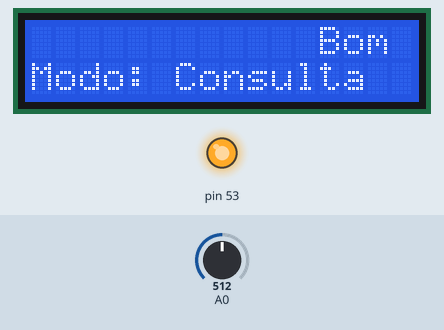
Recording of a sketch running on a simulated Arduino Mega 2560, built with avr-gcc and run on an emulated ATmega2560. Parts: 16×2 character LCD, output pins drawn as LEDs (lit = HIGH). Inputs (shaded band) come from the test bench; at power-on: A0 = 512. No radio packets arrive unless stated.

Above: at 1.17 s.
1.4 s: A0 set to 417
At 1.4 s:
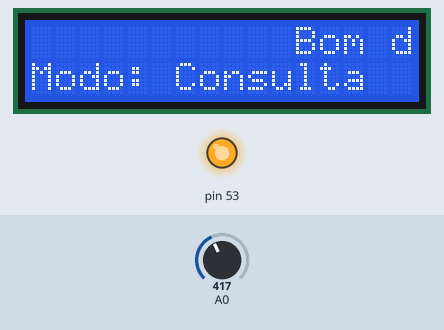
3.7 s: A0 set to 387
At 3.92 s:
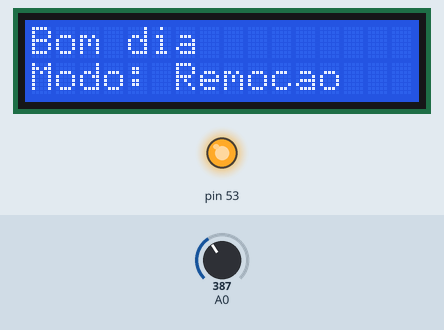
5.7 s: A0 set to 215
8.0 s: A0 set to 185
At 8.27 s:
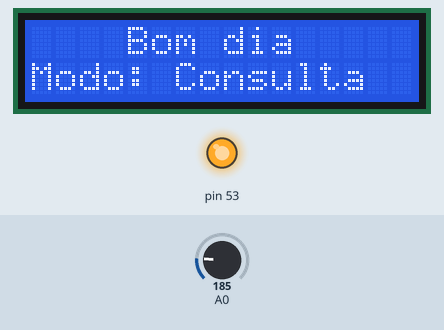
Timing chart, 0 to 11.0 s (numbered marks = the images above; inputs shaded):
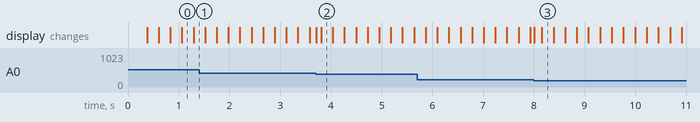

The sketch:

arduino2.ino
```cpp
#include <SPI.h>
#include <MFRC522.h>
#include <LiquidCrystal.h>
#include <nRF24L01.h>
#include <RF24.h>
#include <string.h>

#define LEDLINE 16
#define SS_PIN 20
#define RST_PIN 24
#define CE_PIN 30
#define CSN_PIN 31

MFRC522 rfid(SS_PIN, RST_PIN);
RF24 radio(CE_PIN, CSN_PIN);
LiquidCrystal lcd(8, 9, 4, 5, 6, 7); //PORTAS DO ARDUINO QUE SÃO UTILIZADAS PELO SHIELD KEYPAD DISPLAY //lcd

const byte writing_address[6] = "00005";
const byte reading_address[6] = "00004";

String strID;
String mensagem("Bom dia"); //MENSAGEM INICIAL A SER EXIBIDA NO LCD

enum tipoEstados
{
	Consulta,
	Remocao
};
tipoEstados ESTADO = Consulta;

const int ledScrollSpeed[2] = {225, 450};	 //DEFINE A VELOCIDADE DE ROLAGEM DAS DUAS LINHAS DO LED
const boolean ledScrollDir[2] = {true, true}; //DEFINE A DIREÇÃO DA ROLAGEM DAS DUAS LINHAS DO LED
											  //TRUE SIGINIFICA DA DIREITA PRA ESQUERDA

char charAt(char *text, int pos)
{
	if (pos < LEDLINE)
		return ' ';
	else if (pos >= LEDLINE && pos < LEDLINE + strlen(text))
		return text[pos - LEDLINE];
	else
		return ' ';
}

//FUNÇÃO RESPONSAVEL PELA ROLAGEM DO LED
void task_text(char *text, byte line)
{
	char currenttext[LEDLINE + 1];
	static unsigned long nextscroll[2];
	static int positionCounter[2];
	int i;
	if (millis() > nextscroll[line])
	{
		nextscroll[line] = millis() + ledScrollSpeed[line];

		for (i = 0; i < LEDLINE; i++)
			currenttext[i] = charAt(text, positionCounter[line] + i);
		currenttext[LEDLINE] = 0;

		lcd.setCursor(0, line);
		lcd.print(currenttext);
		if (ledScrollDir[line])
		{
			positionCounter[line]++;
			if (positionCounter[line] == strlen(text) + LEDLINE)
				positionCounter[line] = 0;
		}
		else
		{
			positionCounter[line]--;
			if (positionCounter[line] < 0)
				positionCounter[line] = strlen(text) + LEDLINE - 1;
		}
	}
}

void setup()
{
	SPI.begin();
	rfid.PCD_Init();
	//LCD
	lcd.begin(16, 2);
	lcd.setCursor(0, 1);
	lcd.print("Modo: Consulta"); //ESTADO INICIAL DO SISTEMA
	//RF24
	radio.begin();
	radio.openWritingPipe(writing_address);
	radio.openReadingPipe(0, reading_address);
	radio.setPALevel(RF24_PA_HIGH); //DEFINE O NÍVEL DO AMPLIFICADOR DE POTÊNCIA
									//radio.stopListening();
}

void loop()
{
	if (!rfid.PICC_IsNewCardPresent() || !rfid.PICC_ReadCardSerial()) //ENQUANTO NÃO HOUVER UM NOVO CARTÃO O SISTEMA FICARA PRESO NESTE BLOCO
	{
		task_text(mensagem.c_str(), 0); //ROLAGEM DA MESNAGEM DO LCD

		switch (ESTADO) //SELEÇÃO DO MODO DE OPERAÇÃO DO SISTEMA
		{
		case Consulta:

			if (analogRead(0) < 400 && analogRead(0) > 300)
			{
				lcd.setCursor(0, 1);
				lcd.print("Modo: Remocao ");
				ESTADO = Remocao;
			}
			break;
			//estado remocao
		case Remocao:
			if (analogRead(0) < 200 && analogRead(0) > 100)
			{
				lcd.setCursor(0, 1);
				lcd.print("Modo: Consulta");
				ESTADO = Consulta;
			}
			break;
		}
		return;
	}
	//SELEÇÃO DA INSTRUÇÃO A SER ENVIADA
	if (ESTADO == Consulta)
		strID = "S";
	else
		strID = "R";

	//GERAÇÃO DA TAG
	for (byte i = 0; i < 4; i++)
	{
		strID +=
			(rfid.uid.uidByte[i] < 0x10 ? "0" : "") +
			String(rfid.uid.uidByte[i], HEX);
	}
	strID.toUpperCase();
	rfid.PICC_HaltA();
	rfid.PCD_StopCrypto1();

	//ENVIO DA MENSAGEM PARA O MICROCONTROLADOR DA APLICAÇÃO
	radio.stopListening();
	char *text = strID.c_str();
	radio.write(text, strID.length());
	radio.startListening();

	while (!radio.available()) //SISTEMA FICA EM ESTADO DE ESPERA ENQUANTO NÃO RECEBE RESPOSTA
	{
	}

	//LEITURA DA RESPOSTA RECEBIDA
	char textConfirma[32] = "";
	radio.read(&textConfirma, sizeof(textConfirma));
	mensagem = String(textConfirma);

	//INTERPRETAÇÃO DA MENSAGEM RECEBIDA E GERAÇÃO DA STRING DE RESPOSTA A SER EXIBIDA NO LED
	switch (ESTADO)
	{
	case Consulta:
		if (mensagem[0] == '0')
			mensagem = String("Produto nao cadastrado");
		else if (mensagem[0] == '1')
		{
			int pos = mensagem.indexOf(":");
			String nome = mensagem.substring(pos + 1);
			String valor = mensagem.substring(1, pos);
			mensagem = String("Nome: " + nome + " Valor: " + valor);
		}
	case Remocao:
		if (mensagem[0] == '0')
			mensagem = String("Produto nao cadastrado");
		else if (mensagem[0] == '1')
			mensagem = String("Produto removido com sucesso");
	}

	radio.stopListening();
}
```

Measured:
- the behaviour switches between 400 and 399 on A0 (found by bisection; images 1 and 2)
- the behaviour switches between 200 and 199 on A0 (found by bisection; images 2 and 3)
- after the input at 3.7 s, the display: first changes at once (image 2 shows a later state)
- after the input at 8.0 s, the display: first changes at once (image 3 shows a later state)
